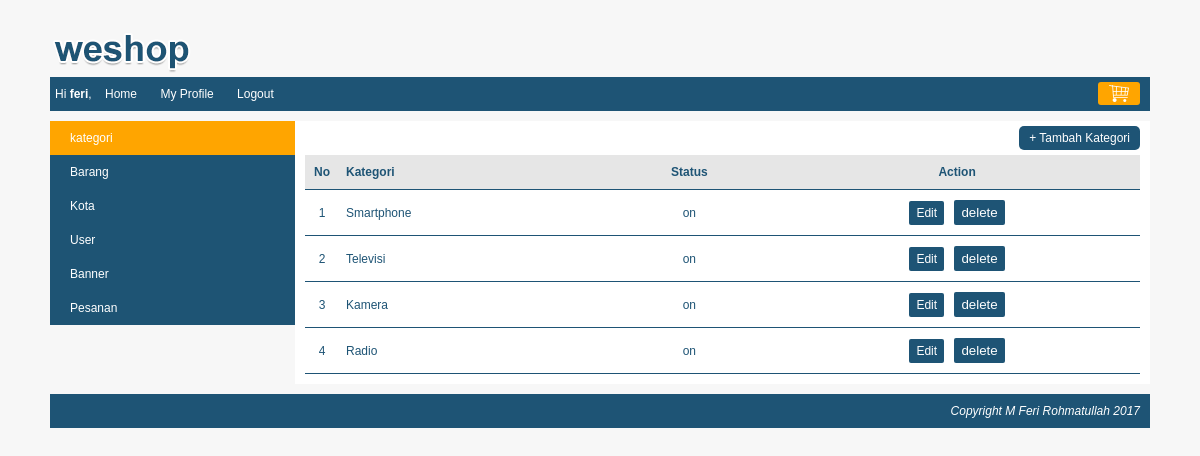
Screenshot of /index.php?page=my_profile&module=kategori&action=list (signed in) with the database file from the repository.
### tables this page shows
CREATE TABLE IF NOT EXISTS `kategori` (
`kategori_id` int(10) NOT NULL,
  `kategori` varchar(150) NOT NULL,
  `status` enum('on','off') NOT NULL
);

### module/kategori/list.php (the view)
<div id="frame-tambah">
	<a href="<?php echo BASE_URL.'index.php?page=my_profile&module=kategori&action=form' ?>" class="tombol-action">+ Tambah Kategori</a>
</div>
<?php
	$querykategori = mysqli_query($koneksi, "SELECT * FROM kategori");
	if (mysqli_num_rows($querykategori) == 0) {
		echo "<h3>Belum ada Kategori</h3>";
	}else{
		echo "<table class='table-list'>";
		echo "<tr>
				<th class='nomor'>No</th>
				<th class='kiri'>Kategori</th>
				<th class='tengah'>Status</th>
				<th class='tengah'>Action</th>
			  </tr>";
		$no=1;
		while ($row=mysqli_fetch_assoc($querykategori)) {
			$button	= "delete";
		echo "<tr>
				<td class='nomor'>$no</td>
				<td class='kiri'>$row[kategori]</td>
				<td class='tengah'>$row[status]</td>
				<td class='tengah'>
					<a class='edit' href='".BASE_URL."index.php?page=my_profile&module=kategori&action=form&kategori_id=$row[kategori_id]'>Edit</a>
	<form action='".BASE_URL."module/kategori/action.php?kategori_id=$row[kategori_id]' method='POST'>
					<input type='hidden' name='kategori_id' value=$row[kategori_id]>
					<span class='delete'> <input type='submit' name='button' value=".$button."> </span>
					</form>
				</td>
			  </tr>";
			  $no++;
		}
		echo "</table>";
	}
?>

### css/style.css (style rules this page uses)
body { font-family: arial; font-size: 12px; color:#1E5475; background: #F7F7F7; margin: 0px; }
#frame-tambah { float: right; color: white; transition: 0.5s; margin-bottom: 10px; }
.tombol-action { color: white; text-decoration: none; background: #1e5475; padding: 5px 10px; border-radius: 5px; transition: 0.5s; }
.table-list { width: 100%; border-collapse: collapse; }
.table-list tr { border-bottom: 1px solid #1e5475; }
.table-list tr th { background: #e6e6e6; padding: 10px 7px; }
.table-list tr td { padding: 10px 7px; }
.nomor { width: 20px; text-align: center; }
.kiri { text-align: left; }
.tengah { text-align: center; }
form { display: inline; margin-left: 7px; }
.edit { background: #1e5475; padding: 5px 7px; color: white; text-decoration: none; cursor: pointer; border-radius: 2px; }
input[type="submit"] { background: #1e5475; border: none; color: white; padding: 5px 7px; border-radius: 2px; cursor: pointer; }

### rows the page displays
kategori: kategori "Smartphone", status "on"
kategori: kategori "Televisi", status "on"
kategori: kategori "Kamera", status "on"
kategori: kategori "Radio", status "on"

### other values shown
$nama "feri"
